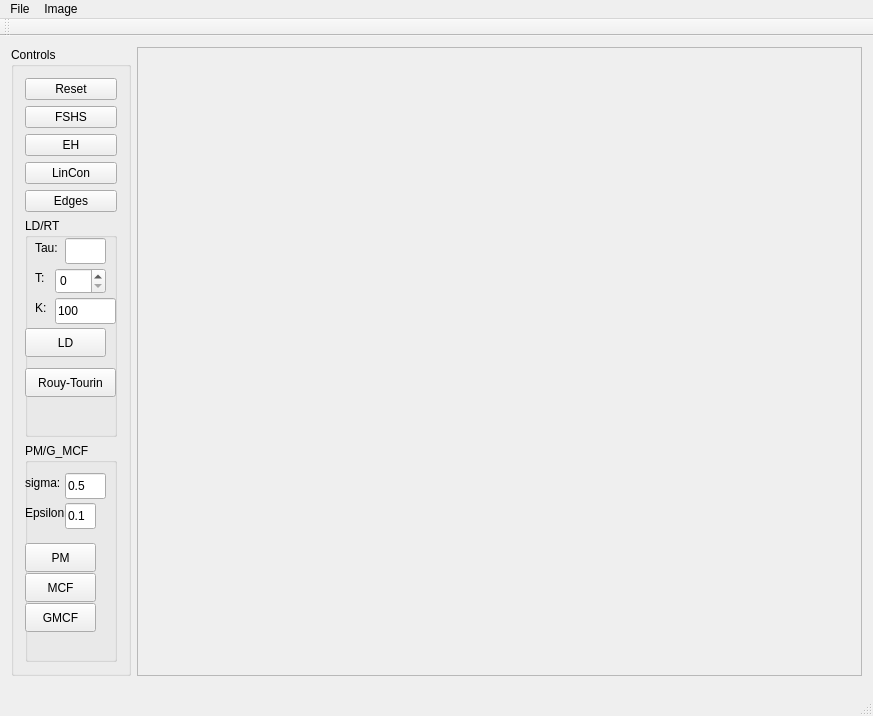
<?xml version="1.0" encoding="UTF-8"?>
<ui version="4.0">
 <class>ImageViewerClass</class>
 <widget class="QMainWindow" name="ImageViewerClass">
  <property name="geometry">
   <rect>
    <x>0</x>
    <y>0</y>
    <width>873</width>
    <height>716</height>
   </rect>
  </property>
  <property name="windowTitle">
   <string>ImageViewer</string>
  </property>
  <widget class="QWidget" name="centralWidget">
   <property name="maximumSize">
    <size>
     <width>873</width>
     <height>651</height>
    </size>
   </property>
   <layout class="QHBoxLayout" name="horizontalLayout">
    <item>
     <widget class="QGroupBox" name="groupBox">
      <property name="enabled">
       <bool>true</bool>
      </property>
      <property name="title">
       <string>Controls</string>
      </property>
      <layout class="QVBoxLayout" name="verticalLayout">
       <item>
        <widget class="QPushButton" name="pushButtonReset">
         <property name="text">
          <string>Reset</string>
         </property>
        </widget>
       </item>
       <item>
        <widget class="QPushButton" name="pushButtonFSHS">
         <property name="text">
          <string>FSHS</string>
         </property>
        </widget>
       </item>
       <item>
        <widget class="QPushButton" name="pushButtonEH">
         <property name="text">
          <string>EH</string>
         </property>
        </widget>
       </item>
       <item>
        <widget class="QPushButton" name="pushButtonLinCon">
         <property name="text">
          <string>LinCon</string>
         </property>
        </widget>
       </item>
       <item>
        <widget class="QPushButton" name="pushButtonEdges">
         <property name="text">
          <string>Edges</string>
         </property>
        </widget>
       </item>
       <item>
        <widget class="QGroupBox" name="groupBox_2">
         <property name="title">
          <string>LD/RT</string>
         </property>
         <widget class="QPushButton" name="pushButtonRVT">
          <property name="geometry">
           <rect>
            <x>0</x>
            <y>110</y>
            <width>81</width>
            <height>29</height>
           </rect>
          </property>
          <property name="text">
           <string>LD</string>
          </property>
         </widget>
         <widget class="QLineEdit" name="lineEditTau">
          <property name="enabled">
           <bool>true</bool>
          </property>
          <property name="geometry">
           <rect>
            <x>40</x>
            <y>20</y>
            <width>41</width>
            <height>26</height>
           </rect>
          </property>
          <property name="text">
           <string/>
          </property>
         </widget>
         <widget class="QSpinBox" name="spinBoxT">
          <property name="geometry">
           <rect>
            <x>30</x>
            <y>50</y>
            <width>51</width>
            <height>26</height>
           </rect>
          </property>
          <property name="maximum">
           <number>1000</number>
          </property>
         </widget>
         <widget class="QLabel" name="label">
          <property name="geometry">
           <rect>
            <x>10</x>
            <y>20</y>
            <width>63</width>
            <height>20</height>
           </rect>
          </property>
          <property name="text">
           <string>Tau:</string>
          </property>
         </widget>
         <widget class="QLabel" name="label_2">
          <property name="geometry">
           <rect>
            <x>10</x>
            <y>50</y>
            <width>21</width>
            <height>20</height>
           </rect>
          </property>
          <property name="text">
           <string>T:</string>
          </property>
         </widget>
         <widget class="QLabel" name="label_5">
          <property name="geometry">
           <rect>
            <x>10</x>
            <y>80</y>
            <width>16</width>
            <height>20</height>
           </rect>
          </property>
          <property name="text">
           <string>K:</string>
          </property>
         </widget>
         <widget class="QLineEdit" name="lineEditK">
          <property name="geometry">
           <rect>
            <x>30</x>
            <y>80</y>
            <width>61</width>
            <height>26</height>
           </rect>
          </property>
          <property name="text">
           <string>100</string>
          </property>
         </widget>
         <widget class="QPushButton" name="pushButtonRT">
          <property name="geometry">
           <rect>
            <x>0</x>
            <y>150</y>
            <width>91</width>
            <height>29</height>
           </rect>
          </property>
          <property name="text">
           <string>Rouy-Tourin</string>
          </property>
         </widget>
        </widget>
       </item>
       <item>
        <widget class="QGroupBox" name="groupBox_3">
         <property name="title">
          <string>PM/G_MCF</string>
         </property>
         <widget class="QPushButton" name="pushButtonPM">
          <property name="geometry">
           <rect>
            <x>0</x>
            <y>100</y>
            <width>71</width>
            <height>29</height>
           </rect>
          </property>
          <property name="text">
           <string>PM</string>
          </property>
         </widget>
         <widget class="QLabel" name="label_4">
          <property name="geometry">
           <rect>
            <x>0</x>
            <y>30</y>
            <width>51</width>
            <height>20</height>
           </rect>
          </property>
          <property name="text">
           <string>sigma:</string>
          </property>
         </widget>
         <widget class="QLineEdit" name="lineEditSigma">
          <property name="geometry">
           <rect>
            <x>40</x>
            <y>30</y>
            <width>41</width>
            <height>26</height>
           </rect>
          </property>
          <property name="text">
           <string>0.5</string>
          </property>
         </widget>
         <widget class="QPushButton" name="pushButtonGMCF">
          <property name="geometry">
           <rect>
            <x>0</x>
            <y>160</y>
            <width>71</width>
            <height>29</height>
           </rect>
          </property>
          <property name="text">
           <string>GMCF</string>
          </property>
         </widget>
         <widget class="QPushButton" name="pushButtonMCF">
          <property name="geometry">
           <rect>
            <x>0</x>
            <y>130</y>
            <width>71</width>
            <height>29</height>
           </rect>
          </property>
          <property name="text">
           <string>MCF</string>
          </property>
         </widget>
         <widget class="QLabel" name="label_6">
          <property name="geometry">
           <rect>
            <x>0</x>
            <y>60</y>
            <width>51</width>
            <height>20</height>
           </rect>
          </property>
          <property name="text">
           <string>Epsilon:</string>
          </property>
         </widget>
         <widget class="QLineEdit" name="lineEditEpsilon">
          <property name="geometry">
           <rect>
            <x>40</x>
            <y>60</y>
            <width>31</width>
            <height>26</height>
           </rect>
          </property>
          <property name="text">
           <string>0.1</string>
          </property>
         </widget>
        </widget>
       </item>
      </layout>
     </widget>
    </item>
    <item>
     <widget class="QScrollArea" name="scrollArea">
      <property name="widgetResizable">
       <bool>true</bool>
      </property>
      <widget class="QWidget" name="scrollAreaWidgetContents">
       <property name="geometry">
        <rect>
         <x>0</x>
         <y>0</y>
         <width>725</width>
         <height>627</height>
        </rect>
       </property>
      </widget>
     </widget>
    </item>
   </layout>
   <zorder>scrollArea</zorder>
   <zorder>groupBox</zorder>
  </widget>
  <widget class="QMenuBar" name="menuBar">
   <property name="geometry">
    <rect>
     <x>0</x>
     <y>0</y>
     <width>873</width>
     <height>26</height>
    </rect>
   </property>
   <widget class="QMenu" name="menuFile">
    <property name="title">
     <string>File</string>
    </property>
    <addaction name="actionOpen"/>
    <addaction name="actionSave_as"/>
    <addaction name="separator"/>
    <addaction name="actionExit"/>
   </widget>
   <widget class="QMenu" name="menuImage">
    <property name="title">
     <string>Image</string>
    </property>
    <addaction name="actionInvert"/>
   </widget>
   <addaction name="menuFile"/>
   <addaction name="menuImage"/>
  </widget>
  <widget class="QToolBar" name="mainToolBar">
   <attribute name="toolBarArea">
    <enum>TopToolBarArea</enum>
   </attribute>
   <attribute name="toolBarBreak">
    <bool>false</bool>
   </attribute>
  </widget>
  <widget class="QStatusBar" name="statusBar"/>
  <action name="actionOpen">
   <property name="text">
    <string>Open</string>
   </property>
   <property name="shortcut">
    <string>Ctrl+O</string>
   </property>
  </action>
  <action name="actionSave_as">
   <property name="text">
    <string>Save as</string>
   </property>
   <property name="shortcut">
    <string>Ctrl+S</string>
   </property>
  </action>
  <action name="actionClear">
   <property name="text">
    <string>Clear</string>
   </property>
  </action>
  <action name="actionExit">
   <property name="text">
    <string>Exit</string>
   </property>
   <property name="shortcut">
    <string>Alt+F4</string>
   </property>
  </action>
  <action name="actionResize">
   <property name="text">
    <string>Resize</string>
   </property>
  </action>
  <action name="actionInvert">
   <property name="text">
    <string>Invert</string>
   </property>
  </action>
 </widget>
 <layoutdefault spacing="6" margin="11"/>
 <resources>
  <include location="ImageViewer.qrc"/>
 </resources>
 <connections/>
</ui>
